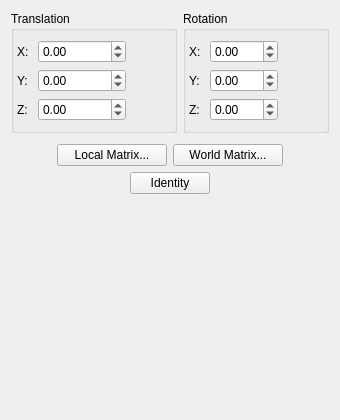
<?xml version="1.0" encoding="UTF-8"?>
<ui version="4.0">
 <class>TransformEditWidget</class>
 <widget class="QWidget" name="TransformEditWidget">
  <property name="geometry">
   <rect>
    <x>0</x>
    <y>0</y>
    <width>340</width>
    <height>420</height>
   </rect>
  </property>
  <property name="windowTitle">
   <string>Form</string>
  </property>
  <layout class="QVBoxLayout" name="verticalLayout_3">
   <item>
    <layout class="QHBoxLayout" name="horizontalLayout_8">
     <item>
      <widget class="QGroupBox" name="groupBox">
       <property name="title">
        <string>Translation</string>
       </property>
       <layout class="QVBoxLayout" name="verticalLayout">
        <property name="leftMargin">
         <number>3</number>
        </property>
        <item>
         <layout class="QHBoxLayout" name="horizontalLayout">
          <item>
           <widget class="QLabel" name="label">
            <property name="minimumSize">
             <size>
              <width>15</width>
              <height>0</height>
             </size>
            </property>
            <property name="text">
             <string>X:</string>
            </property>
           </widget>
          </item>
          <item>
           <widget class="QDoubleSpinBox" name="translateXSpinBox">
            <property name="sizePolicy">
             <sizepolicy hsizetype="Fixed" vsizetype="Fixed">
              <horstretch>0</horstretch>
              <verstretch>0</verstretch>
             </sizepolicy>
            </property>
            <property name="maximumSize">
             <size>
              <width>200</width>
              <height>16777215</height>
             </size>
            </property>
            <property name="keyboardTracking">
             <bool>false</bool>
            </property>
            <property name="minimum">
             <double>-1000000.000000000000000</double>
            </property>
            <property name="maximum">
             <double>1000000.000000000000000</double>
            </property>
           </widget>
          </item>
          <item>
           <spacer name="horizontalSpacer">
            <property name="orientation">
             <enum>Qt::Horizontal</enum>
            </property>
            <property name="sizeHint" stdset="0">
             <size>
              <width>40</width>
              <height>20</height>
             </size>
            </property>
           </spacer>
          </item>
         </layout>
        </item>
        <item>
         <layout class="QHBoxLayout" name="horizontalLayout_2">
          <item>
           <widget class="QLabel" name="label_3">
            <property name="minimumSize">
             <size>
              <width>15</width>
              <height>0</height>
             </size>
            </property>
            <property name="text">
             <string>Y:</string>
            </property>
           </widget>
          </item>
          <item>
           <widget class="QDoubleSpinBox" name="translateYSpinBox">
            <property name="sizePolicy">
             <sizepolicy hsizetype="Fixed" vsizetype="Fixed">
              <horstretch>0</horstretch>
              <verstretch>0</verstretch>
             </sizepolicy>
            </property>
            <property name="maximumSize">
             <size>
              <width>100</width>
              <height>16777215</height>
             </size>
            </property>
            <property name="keyboardTracking">
             <bool>false</bool>
            </property>
            <property name="minimum">
             <double>-1000000.000000000000000</double>
            </property>
            <property name="maximum">
             <double>1000000.000000000000000</double>
            </property>
           </widget>
          </item>
          <item>
           <spacer name="horizontalSpacer_2">
            <property name="orientation">
             <enum>Qt::Horizontal</enum>
            </property>
            <property name="sizeHint" stdset="0">
             <size>
              <width>40</width>
              <height>20</height>
             </size>
            </property>
           </spacer>
          </item>
         </layout>
        </item>
        <item>
         <layout class="QHBoxLayout" name="horizontalLayout_3">
          <item>
           <widget class="QLabel" name="label_2">
            <property name="minimumSize">
             <size>
              <width>15</width>
              <height>0</height>
             </size>
            </property>
            <property name="text">
             <string>Z:</string>
            </property>
           </widget>
          </item>
          <item>
           <widget class="QDoubleSpinBox" name="translateZSpinBox">
            <property name="sizePolicy">
             <sizepolicy hsizetype="Fixed" vsizetype="Fixed">
              <horstretch>0</horstretch>
              <verstretch>0</verstretch>
             </sizepolicy>
            </property>
            <property name="maximumSize">
             <size>
              <width>100</width>
              <height>16777215</height>
             </size>
            </property>
            <property name="keyboardTracking">
             <bool>false</bool>
            </property>
            <property name="minimum">
             <double>-1000000.000000000000000</double>
            </property>
            <property name="maximum">
             <double>100000.000000000000000</double>
            </property>
           </widget>
          </item>
          <item>
           <spacer name="horizontalSpacer_3">
            <property name="orientation">
             <enum>Qt::Horizontal</enum>
            </property>
            <property name="sizeHint" stdset="0">
             <size>
              <width>40</width>
              <height>20</height>
             </size>
            </property>
           </spacer>
          </item>
         </layout>
        </item>
       </layout>
      </widget>
     </item>
     <item>
      <widget class="QGroupBox" name="groupBox_2">
       <property name="title">
        <string>Rotation</string>
       </property>
       <layout class="QVBoxLayout" name="verticalLayout_2">
        <property name="leftMargin">
         <number>3</number>
        </property>
        <item>
         <layout class="QHBoxLayout" name="horizontalLayout_4">
          <item>
           <widget class="QLabel" name="label_4">
            <property name="minimumSize">
             <size>
              <width>15</width>
              <height>0</height>
             </size>
            </property>
            <property name="text">
             <string>X:</string>
            </property>
           </widget>
          </item>
          <item>
           <widget class="QDoubleSpinBox" name="rotateXSpinBox">
            <property name="sizePolicy">
             <sizepolicy hsizetype="Fixed" vsizetype="Fixed">
              <horstretch>0</horstretch>
              <verstretch>0</verstretch>
             </sizepolicy>
            </property>
            <property name="maximumSize">
             <size>
              <width>200</width>
              <height>16777215</height>
             </size>
            </property>
            <property name="keyboardTracking">
             <bool>false</bool>
            </property>
            <property name="minimum">
             <double>-180.000000000000000</double>
            </property>
            <property name="maximum">
             <double>180.000000000000000</double>
            </property>
           </widget>
          </item>
          <item>
           <spacer name="horizontalSpacer_4">
            <property name="orientation">
             <enum>Qt::Horizontal</enum>
            </property>
            <property name="sizeHint" stdset="0">
             <size>
              <width>40</width>
              <height>20</height>
             </size>
            </property>
           </spacer>
          </item>
         </layout>
        </item>
        <item>
         <layout class="QHBoxLayout" name="horizontalLayout_5">
          <item>
           <widget class="QLabel" name="label_5">
            <property name="minimumSize">
             <size>
              <width>15</width>
              <height>0</height>
             </size>
            </property>
            <property name="text">
             <string>Y:</string>
            </property>
           </widget>
          </item>
          <item>
           <widget class="QDoubleSpinBox" name="rotateYSpinBox">
            <property name="sizePolicy">
             <sizepolicy hsizetype="Fixed" vsizetype="Fixed">
              <horstretch>0</horstretch>
              <verstretch>0</verstretch>
             </sizepolicy>
            </property>
            <property name="maximumSize">
             <size>
              <width>200</width>
              <height>16777215</height>
             </size>
            </property>
            <property name="keyboardTracking">
             <bool>false</bool>
            </property>
            <property name="minimum">
             <double>-180.000000000000000</double>
            </property>
            <property name="maximum">
             <double>180.000000000000000</double>
            </property>
           </widget>
          </item>
          <item>
           <spacer name="horizontalSpacer_5">
            <property name="orientation">
             <enum>Qt::Horizontal</enum>
            </property>
            <property name="sizeHint" stdset="0">
             <size>
              <width>40</width>
              <height>20</height>
             </size>
            </property>
           </spacer>
          </item>
         </layout>
        </item>
        <item>
         <layout class="QHBoxLayout" name="horizontalLayout_6">
          <item>
           <widget class="QLabel" name="label_6">
            <property name="minimumSize">
             <size>
              <width>15</width>
              <height>0</height>
             </size>
            </property>
            <property name="text">
             <string>Z:</string>
            </property>
           </widget>
          </item>
          <item>
           <widget class="QDoubleSpinBox" name="rotateZSpinBox">
            <property name="sizePolicy">
             <sizepolicy hsizetype="Fixed" vsizetype="Fixed">
              <horstretch>0</horstretch>
              <verstretch>0</verstretch>
             </sizepolicy>
            </property>
            <property name="maximumSize">
             <size>
              <width>200</width>
              <height>16777215</height>
             </size>
            </property>
            <property name="keyboardTracking">
             <bool>false</bool>
            </property>
            <property name="minimum">
             <double>-180.000000000000000</double>
            </property>
            <property name="maximum">
             <double>180.000000000000000</double>
            </property>
           </widget>
          </item>
          <item>
           <spacer name="horizontalSpacer_6">
            <property name="orientation">
             <enum>Qt::Horizontal</enum>
            </property>
            <property name="sizeHint" stdset="0">
             <size>
              <width>40</width>
              <height>20</height>
             </size>
            </property>
           </spacer>
          </item>
         </layout>
        </item>
       </layout>
      </widget>
     </item>
    </layout>
   </item>
   <item>
    <spacer name="verticalSpacer">
     <property name="orientation">
      <enum>Qt::Vertical</enum>
     </property>
     <property name="sizeType">
      <enum>QSizePolicy::Fixed</enum>
     </property>
     <property name="sizeHint" stdset="0">
      <size>
       <width>20</width>
       <height>5</height>
      </size>
     </property>
    </spacer>
   </item>
   <item>
    <layout class="QHBoxLayout" name="horizontalLayout_7">
     <item>
      <spacer name="horizontalSpacer_7">
       <property name="orientation">
        <enum>Qt::Horizontal</enum>
       </property>
       <property name="sizeHint" stdset="0">
        <size>
         <width>40</width>
         <height>20</height>
        </size>
       </property>
      </spacer>
     </item>
     <item>
      <widget class="QPushButton" name="EditMatrixPushButton">
       <property name="minimumSize">
        <size>
         <width>110</width>
         <height>0</height>
        </size>
       </property>
       <property name="text">
        <string>Local Matrix...</string>
       </property>
       <property name="checkable">
        <bool>true</bool>
       </property>
      </widget>
     </item>
     <item>
      <widget class="QPushButton" name="WorldMatrixPushButton">
       <property name="minimumSize">
        <size>
         <width>110</width>
         <height>0</height>
        </size>
       </property>
       <property name="text">
        <string>World Matrix...</string>
       </property>
       <property name="checkable">
        <bool>true</bool>
       </property>
      </widget>
     </item>
     <item>
      <spacer name="horizontalSpacer_8">
       <property name="orientation">
        <enum>Qt::Horizontal</enum>
       </property>
       <property name="sizeHint" stdset="0">
        <size>
         <width>40</width>
         <height>20</height>
        </size>
       </property>
      </spacer>
     </item>
    </layout>
   </item>
   <item>
    <layout class="QHBoxLayout" name="horizontalLayout_9">
     <item>
      <spacer name="horizontalSpacer_9">
       <property name="orientation">
        <enum>Qt::Horizontal</enum>
       </property>
       <property name="sizeHint" stdset="0">
        <size>
         <width>40</width>
         <height>20</height>
        </size>
       </property>
      </spacer>
     </item>
     <item>
      <widget class="QPushButton" name="IdentityPushButton">
       <property name="minimumSize">
        <size>
         <width>60</width>
         <height>0</height>
        </size>
       </property>
       <property name="maximumSize">
        <size>
         <width>80</width>
         <height>16777215</height>
        </size>
       </property>
       <property name="text">
        <string>Identity</string>
       </property>
      </widget>
     </item>
     <item>
      <spacer name="horizontalSpacer_10">
       <property name="orientation">
        <enum>Qt::Horizontal</enum>
       </property>
       <property name="sizeHint" stdset="0">
        <size>
         <width>40</width>
         <height>20</height>
        </size>
       </property>
      </spacer>
     </item>
    </layout>
   </item>
   <item>
    <spacer name="verticalSpacer_2">
     <property name="orientation">
      <enum>Qt::Vertical</enum>
     </property>
     <property name="sizeHint" stdset="0">
      <size>
       <width>20</width>
       <height>33</height>
      </size>
     </property>
    </spacer>
   </item>
  </layout>
 </widget>
 <resources/>
 <connections>
  <connection>
   <sender>translateXSpinBox</sender>
   <signal>valueChanged(double)</signal>
   <receiver>TransformEditWidget</receiver>
   <slot>UpdateTransform()</slot>
   <hints>
    <hint type="sourcelabel">
     <x>122</x>
     <y>50</y>
    </hint>
    <hint type="destinationlabel">
     <x>177</x>
     <y>25</y>
    </hint>
   </hints>
  </connection>
  <connection>
   <sender>translateYSpinBox</sender>
   <signal>valueChanged(double)</signal>
   <receiver>TransformEditWidget</receiver>
   <slot>UpdateTransform()</slot>
   <hints>
    <hint type="sourcelabel">
     <x>141</x>
     <y>83</y>
    </hint>
    <hint type="destinationlabel">
     <x>180</x>
     <y>79</y>
    </hint>
   </hints>
  </connection>
  <connection>
   <sender>translateZSpinBox</sender>
   <signal>valueChanged(double)</signal>
   <receiver>TransformEditWidget</receiver>
   <slot>UpdateTransform()</slot>
   <hints>
    <hint type="sourcelabel">
     <x>140</x>
     <y>118</y>
    </hint>
    <hint type="destinationlabel">
     <x>178</x>
     <y>118</y>
    </hint>
   </hints>
  </connection>
  <connection>
   <sender>rotateXSpinBox</sender>
   <signal>valueChanged(double)</signal>
   <receiver>TransformEditWidget</receiver>
   <slot>UpdateTransform()</slot>
   <hints>
    <hint type="sourcelabel">
     <x>295</x>
     <y>62</y>
    </hint>
    <hint type="destinationlabel">
     <x>175</x>
     <y>182</y>
    </hint>
   </hints>
  </connection>
  <connection>
   <sender>rotateYSpinBox</sender>
   <signal>valueChanged(double)</signal>
   <receiver>TransformEditWidget</receiver>
   <slot>UpdateTransform()</slot>
   <hints>
    <hint type="sourcelabel">
     <x>295</x>
     <y>97</y>
    </hint>
    <hint type="destinationlabel">
     <x>178</x>
     <y>221</y>
    </hint>
   </hints>
  </connection>
  <connection>
   <sender>rotateZSpinBox</sender>
   <signal>valueChanged(double)</signal>
   <receiver>TransformEditWidget</receiver>
   <slot>UpdateTransform()</slot>
   <hints>
    <hint type="sourcelabel">
     <x>295</x>
     <y>132</y>
    </hint>
    <hint type="destinationlabel">
     <x>176</x>
     <y>261</y>
    </hint>
   </hints>
  </connection>
  <connection>
   <sender>EditMatrixPushButton</sender>
   <signal>toggled(bool)</signal>
   <receiver>TransformEditWidget</receiver>
   <slot>EditMatrixButtonToggled(bool)</slot>
   <hints>
    <hint type="sourcelabel">
     <x>257</x>
     <y>190</y>
    </hint>
    <hint type="destinationlabel">
     <x>179</x>
     <y>304</y>
    </hint>
   </hints>
  </connection>
  <connection>
   <sender>IdentityPushButton</sender>
   <signal>clicked()</signal>
   <receiver>TransformEditWidget</receiver>
   <slot>SetIdentityButtonClicked()</slot>
   <hints>
    <hint type="sourcelabel">
     <x>99</x>
     <y>165</y>
    </hint>
    <hint type="destinationlabel">
     <x>25</x>
     <y>159</y>
    </hint>
   </hints>
  </connection>
  <connection>
   <sender>WorldMatrixPushButton</sender>
   <signal>toggled(bool)</signal>
   <receiver>TransformEditWidget</receiver>
   <slot>WorldMatrixButtonToggled(bool)</slot>
   <hints>
    <hint type="sourcelabel">
     <x>264</x>
     <y>177</y>
    </hint>
    <hint type="destinationlabel">
     <x>170</x>
     <y>124</y>
    </hint>
   </hints>
  </connection>
 </connections>
 <slots>
  <slot>UpdateTransform()</slot>
  <slot>EditMatrixButtonToggled(bool)</slot>
  <slot>SetIdentityButtonClicked()</slot>
  <slot>WorldMatrixButtonToggled(bool)</slot>
 </slots>
</ui>
